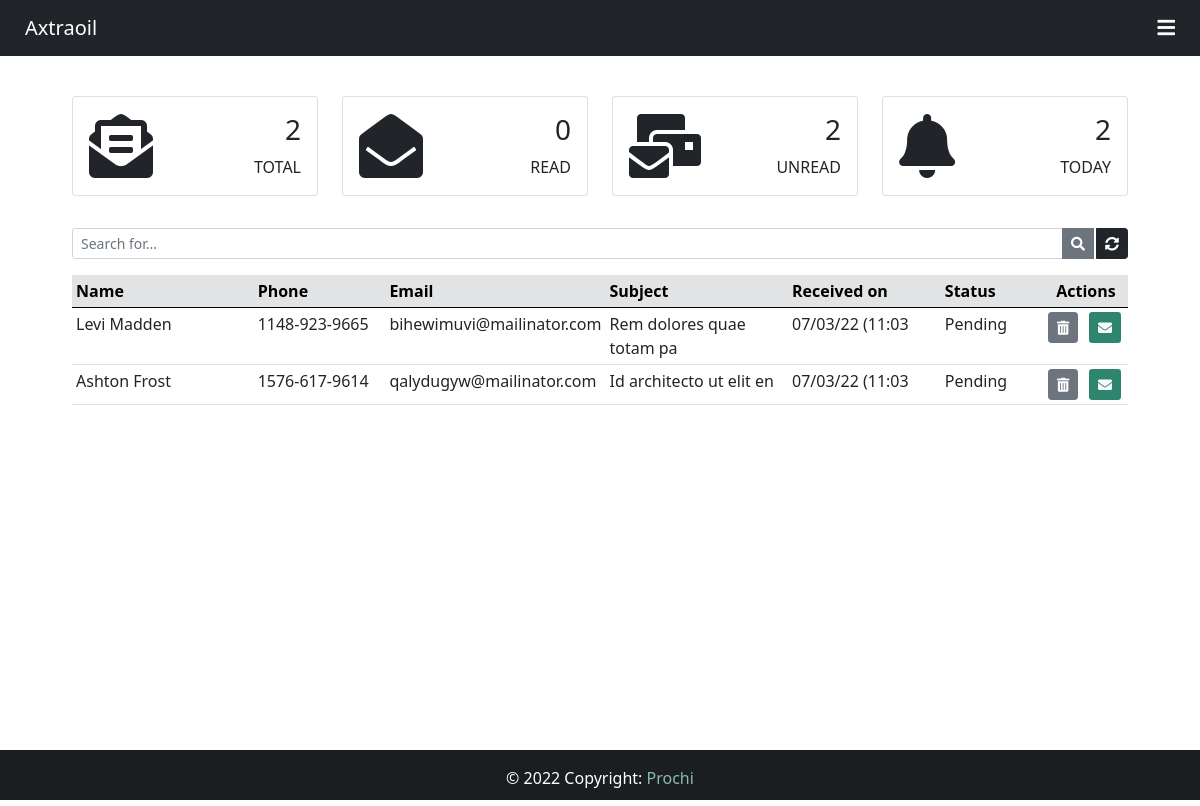
Page /inbox/ (signed in) on the earlier database version.
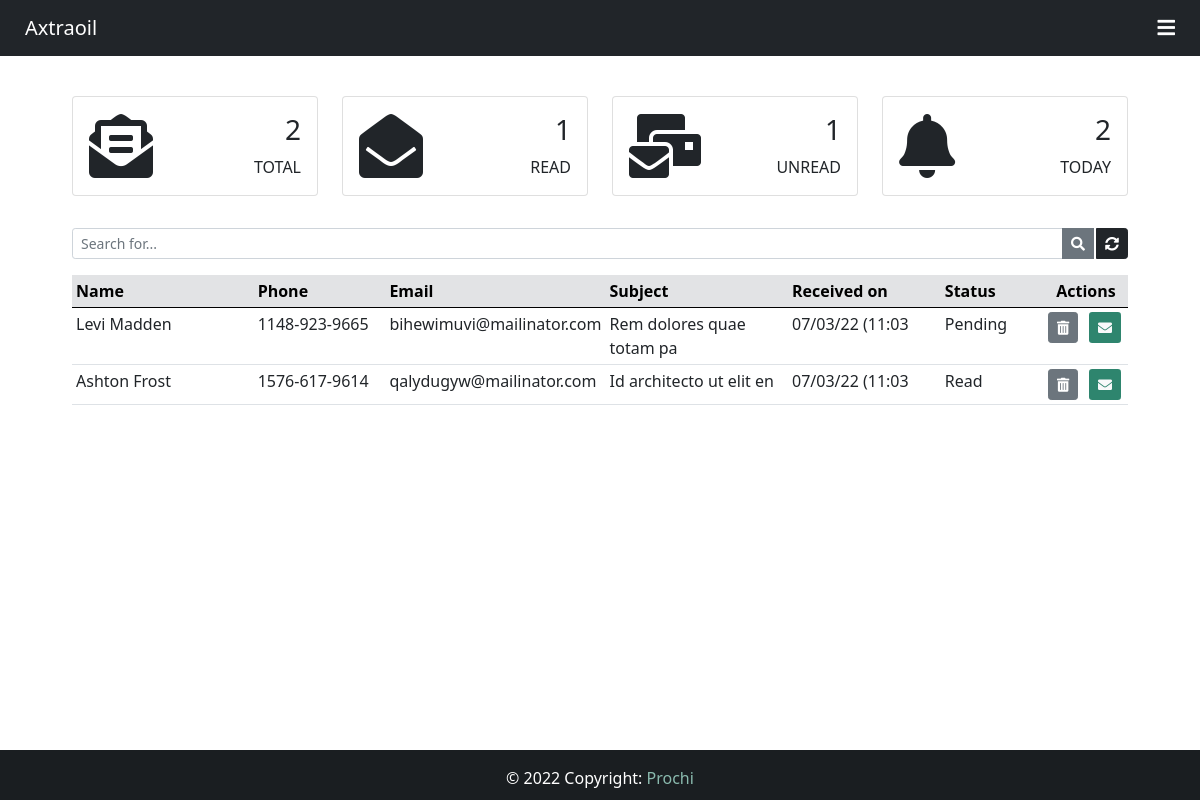
Same page on the later database version.
### App/models.py (models this page shows, shortened)
class Customer(models.Model):
    STATUS = (
        ('Pending', 'Pending'),
        ('Read', 'Read'),
    )
    id = models.AutoField(primary_key=True)
    name = models.CharField(max_length=40)
    phone = models.CharField(max_length=30)
    email = models.CharField(max_length=40)
    subject = models.CharField(max_length=25)
    message = models.TextField(max_length=1000)
    file = models.FileField()
    created_at = models.DateTimeField(auto_now_add=True)
    status = models.CharField(max_length=10, choices=STATUS)
    def situation(self):
        if self.status == 'Read':
            return format_html('<span style="color: black">{0}</span>', self.status)
        else:
            return format_html('<span style="color: red">{0}</span>', self.status)
    situation.allow_tags = True

### App/views.py (the view)
# urls.py: path('inbox/', views.inbox, name="inbox"),
@login_required(login_url="login")
@cache_control(no_cache=True, must_revalidate=True, no_store=True)
def inbox(request):
    if 'q' in request.GET:
        q = request.GET['q']
        all_customer_list = Customer.objects.filter(
            Q(name__icontains=q) | Q(phone__icontains=q) |
            Q(email=q) | Q(subject__icontains=q) |
            Q(message__icontains=q) | Q(status__icontains=q)
        ).order_by('-created_at')
    else:
        all_customer_list = Customer.objects.all().order_by('-created_at')
    paginator = Paginator(all_customer_list, 5)
    page = request.GET.get('page')
    all_customer = paginator.get_page(page)
    total = Customer.objects.all().count()
    read = Customer.objects.filter(status='Read')
    pending = Customer.objects.filter(status='Pending')
    base = datetime.now().date()
    today = Customer.objects.filter(created_at__gt = base)
    return render(request, "inbox.html", {'customers':all_customer,
    "total":total, "read":read, "pending":pending, "today":today})

### App/templates/inbox.html (shortened to what this page needs)
{% extends 'base.html' %}
{% block content %}
<br>
<div class="container-fluid mt-3" style="width: 90%;">
    <div id="dashboard" class="hidee">
        {% include 'dashboard/dashboard.html' %}
    </div>
    <br>
    <form action="" id="global-search" class="hidee">
        <div class="input-group input-group-sm mb-3">
            <input type="text" name="q" class="form-control input-sm" placeholder="Search for..."
                value="{{ request.GET.q }}">
            <button class="btn btn-secondary" title="Search"><i class="fas fa-search"></i></button>
            <a href="{% url 'inbox' %}" class="btn btn-dark" style="margin-left: 2px;" title="Refresh"><i
                    class="fas fa-sync-alt"></i></a>
        </div>
    </form>
    <div class="col-lg-12 hidee">
        <div style="margin-top: 5px;">
            <table class="table table-sm">
                <thead class="table-secondary">
                    <tr>
                        <th style="width: 18%;">Name</th>
                        <th style="width: 13%;">Phone</th>
                        <th style="width: 18%;">Email</th>
                        <th style="width: 18%;">Subject</th>
                        <th style="width: 15%;">Received on</th>
                        <th style="width: 10%;">Status</th>
                        <th style="width: 8%; text-align: center;" colspan="2">Actions</th>
                    </tr>
                </thead>
                {% for customer in customers %}
                <tr>
                    <td>{{ customer.name }}</td>
                    <td>{{ customer.phone }}</td>
                    <td>{{ customer.email }}</td>
                    <td>{{ customer.subject }}</td>
                    <td>{{ customer.created_at | date:'m/d/y (H:i' }}</td>
                    <td>{{ customer.status }}</td>
                    <td>
                        <button class="btn btn-secondary btn-sm btn-action" title="Delete message">
                            <i class="fas fa-trash-alt"></i>
                        </button>
                    </td>
                    <td>
                        <button class="btn text-light btn-sm btn-action" title="Read message" style="background-color: #2e856e;">
                            <i class="fas fa-envelope"></i>
                        </button>
                    </td>
                </tr>
                {% endfor %}
            </table>
        </div>
    </div>
</div>
</div>
{% endblock content %}

Differences in the rows shown:
changed Customer "Ashton Frost": status "Pending" → "Read"
Other differences:
{{ read.count }}: "0" → "1"
{{ pending.count }}: "2" → "1"
